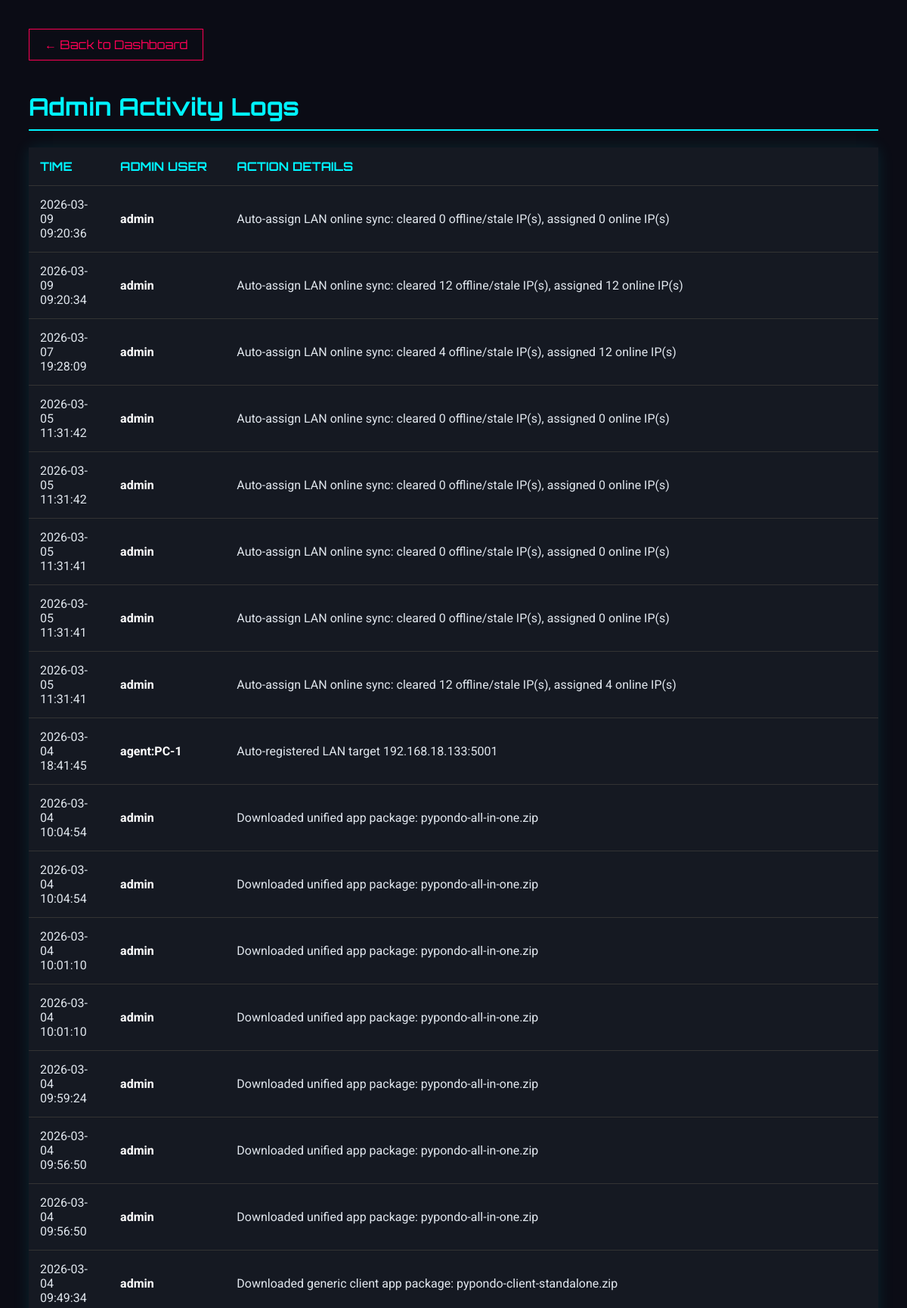
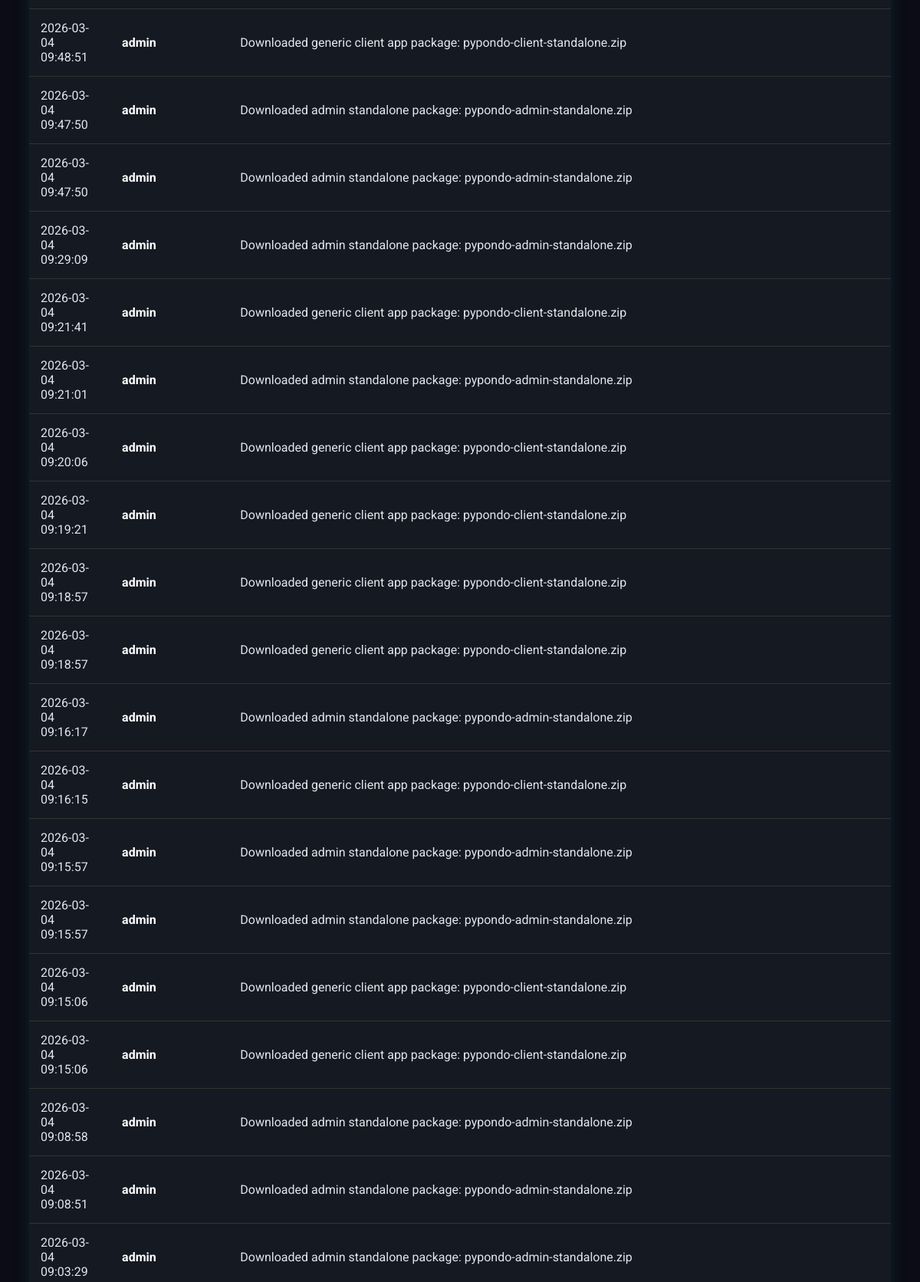
The app's page /logs (signed in, upper part) with its own data (2 pictures, top to bottom).
### app.py (models this page shows)
class AdminLog(db.Model):
    id = db.Column(db.Integer, primary_key=True)
    admin_name = db.Column(db.String(80))
    action = db.Column(db.String(255))
    timestamp = db.Column(db.DateTime, default=datetime.now)

### app.py (the view)
@app.route('/logs')
@login_required
def view_logs():
    if not current_user.is_admin: return redirect(url_for('index'))
    logs = AdminLog.query.order_by(AdminLog.timestamp.desc()).all()
    return render_template('logs.html', logs=logs)

### app.py (called while the page is built, shortened)
@login_manager.user_loader
def load_user(user_id):
    return db.session.get(User, int(user_id))

@app.before_request
def bootstrap_schema():
    if not getattr(app, "_schema_ready", False):
        db.create_all()
        ensure_pc_lan_ip_column()
        ensure_booking_date_column()
        ensure_session_last_charged_at_column()
        app._schema_ready = True

def start_periodic_billing():
    global _billing_thread_started
    if _billing_thread_started:
        return

@app.before_request
def ensure_billing_started():
    start_periodic_billing()

### templates/logs.html (shortened to what this page needs)
<!DOCTYPE html>
<html lang="en">
<head>
</head>
<body>
    <a href="/" class="back-btn">← Back to Dashboard</a>
    <h1>Admin Activity Logs</h1>
    <table>
        <thead>
            <tr>
                <th>Time</th>
                <th>Admin User</th>
                <th>Action Details</th>
            </tr>
        </thead>
        <tbody>
            {% for log in logs %}
            <tr>
                <td>{{ log.timestamp.strftime('%Y-%m-%d %H:%M:%S') }}</td>
                <td style="font-weight: bold; color: white;">{{ log.admin_name }}</td>
                <td>{{ log.action }}</td>
            </tr>
            {% else %}
            <tr>
                <td colspan="3" style="text-align:center; color:#666;">No logs found.</td>
            </tr>
            {% endfor %}
        </tbody>
    </table>
</body>
</html>

### templates/logs.html (style rules this page uses)
body { background-color: #0b0c15; color: #e0e6ed; font-family: 'Roboto', sans-serif; padding: 30px; }
h1 { font-family: 'Orbitron', sans-serif; color: #00f3ff; border-bottom: 2px solid #00f3ff; padding-bottom: 10px; }
table { width: 100%; border-collapse: collapse; background: #151922; margin-top: 20px; box-shadow: 0 0 20px rgba(0, 243, 255, 0.1); }
th, td { padding: 15px; text-align: left; border-bottom: 1px solid #333; }
th { color: #00f3ff; text-transform: uppercase; font-family: 'Orbitron', sans-serif; }
.back-btn { display: inline-block; margin-bottom: 20px; color: #ff0055; text-decoration: none; border: 1px solid #ff0055; padding: 10px 20px; font-family: 'Orbitron', sans-serif; }

### records on screen
AdminLog: timestamp "2026-03-09 09:20:36", admin_name "admin", action "Auto-assign LAN online sync: cleared 0 offline/stale IP(s), assigned 0 online IP(s)"
AdminLog: timestamp "2026-03-09 09:20:34", admin_name "admin", action "Auto-assign LAN online sync: cleared 12 offline/stale IP(s), assigned 12 online IP(s)"
AdminLog: timestamp "2026-03-07 19:28:09", admin_name "admin", action "Auto-assign LAN online sync: cleared 4 offline/stale IP(s), assigned 12 online IP(s)"
AdminLog: timestamp "2026-03-05 11:31:42", admin_name "admin", action "Auto-assign LAN online sync: cleared 0 offline/stale IP(s), assigned 0 online IP(s)"
AdminLog: timestamp "2026-03-05 11:31:42", admin_name "admin", action "Auto-assign LAN online sync: cleared 0 offline/stale IP(s), assigned 0 online IP(s)"
AdminLog: timestamp "2026-03-05 11:31:41", admin_name "admin", action "Auto-assign LAN online sync: cleared 0 offline/stale IP(s), assigned 0 online IP(s)"
AdminLog: timestamp "2026-03-05 11:31:41", admin_name "admin", action "Auto-assign LAN online sync: cleared 0 offline/stale IP(s), assigned 0 online IP(s)"
AdminLog: timestamp "2026-03-05 11:31:41", admin_name "admin", action "Auto-assign LAN online sync: cleared 12 offline/stale IP(s), assigned 4 online IP(s)"
AdminLog: timestamp "2026-03-04 18:41:45", admin_name "agent:PC-1", action "Auto-registered LAN target 192.168.18.133:5001"
AdminLog: timestamp "2026-03-04 10:04:54", admin_name "admin", action "Downloaded unified app package: pypondo-all-in-one.zip"
AdminLog: timestamp "2026-03-04 10:04:54", admin_name "admin", action "Downloaded unified app package: pypondo-all-in-one.zip"
AdminLog: timestamp "2026-03-04 10:01:10", admin_name "admin", action "Downloaded unified app package: pypondo-all-in-one.zip"
AdminLog: timestamp "2026-03-04 10:01:10", admin_name "admin", action "Downloaded unified app package: pypondo-all-in-one.zip"
AdminLog: timestamp "2026-03-04 09:59:24", admin_name "admin", action "Downloaded unified app package: pypondo-all-in-one.zip"
AdminLog: timestamp "2026-03-04 09:56:50", admin_name "admin", action "Downloaded unified app package: pypondo-all-in-one.zip"
AdminLog: timestamp "2026-03-04 09:56:50", admin_name "admin", action "Downloaded unified app package: pypondo-all-in-one.zip"
AdminLog: timestamp "2026-03-04 09:49:34", admin_name "admin", action "Downloaded generic client app package: pypondo-client-standalone.zip"
AdminLog: timestamp "2026-03-04 09:48:51", admin_name "admin", action "Downloaded generic client app package: pypondo-client-standalone.zip"
AdminLog: timestamp "2026-03-04 09:47:50", admin_name "admin", action "Downloaded admin standalone package: pypondo-admin-standalone.zip"
AdminLog: timestamp "2026-03-04 09:47:50", admin_name "admin", action "Downloaded admin standalone package: pypondo-admin-standalone.zip"
AdminLog: timestamp "2026-03-04 09:29:09", admin_name "admin", action "Downloaded admin standalone package: pypondo-admin-standalone.zip"
AdminLog: timestamp "2026-03-04 09:21:41", admin_name "admin", action "Downloaded generic client app package: pypondo-client-standalone.zip"
AdminLog: timestamp "2026-03-04 09:21:01", admin_name "admin", action "Downloaded admin standalone package: pypondo-admin-standalone.zip"
AdminLog: timestamp "2026-03-04 09:20:06", admin_name "admin", action "Downloaded generic client app package: pypondo-client-standalone.zip"
AdminLog: timestamp "2026-03-04 09:19:21", admin_name "admin", action "Downloaded generic client app package: pypondo-client-standalone.zip"
AdminLog: timestamp "2026-03-04 09:18:57", admin_name "admin", action "Downloaded generic client app package: pypondo-client-standalone.zip"
AdminLog: timestamp "2026-03-04 09:18:57", admin_name "admin", action "Downloaded generic client app package: pypondo-client-standalone.zip"
AdminLog: timestamp "2026-03-04 09:16:17", admin_name "admin", action "Downloaded admin standalone package: pypondo-admin-standalone.zip"
AdminLog: timestamp "2026-03-04 09:16:15", admin_name "admin", action "Downloaded generic client app package: pypondo-client-standalone.zip"
AdminLog: timestamp "2026-03-04 09:15:57", admin_name "admin", action "Downloaded admin standalone package: pypondo-admin-standalone.zip"
AdminLog: timestamp "2026-03-04 09:15:57", admin_name "admin", action "Downloaded admin standalone package: pypondo-admin-standalone.zip"
AdminLog: timestamp "2026-03-04 09:15:06", admin_name "admin", action "Downloaded generic client app package: pypondo-client-standalone.zip"
AdminLog: timestamp "2026-03-04 09:15:06", admin_name "admin", action "Downloaded generic client app package: pypondo-client-standalone.zip"
AdminLog: timestamp "2026-03-04 09:08:58", admin_name "admin", action "Downloaded admin standalone package: pypondo-admin-standalone.zip"
AdminLog: timestamp "2026-03-04 09:08:51", admin_name "admin", action "Downloaded admin standalone package: pypondo-admin-standalone.zip"
AdminLog: timestamp "2026-03-04 09:03:29", admin_name "admin", action "Downloaded admin standalone package: pypondo-admin-standalone.zip"
